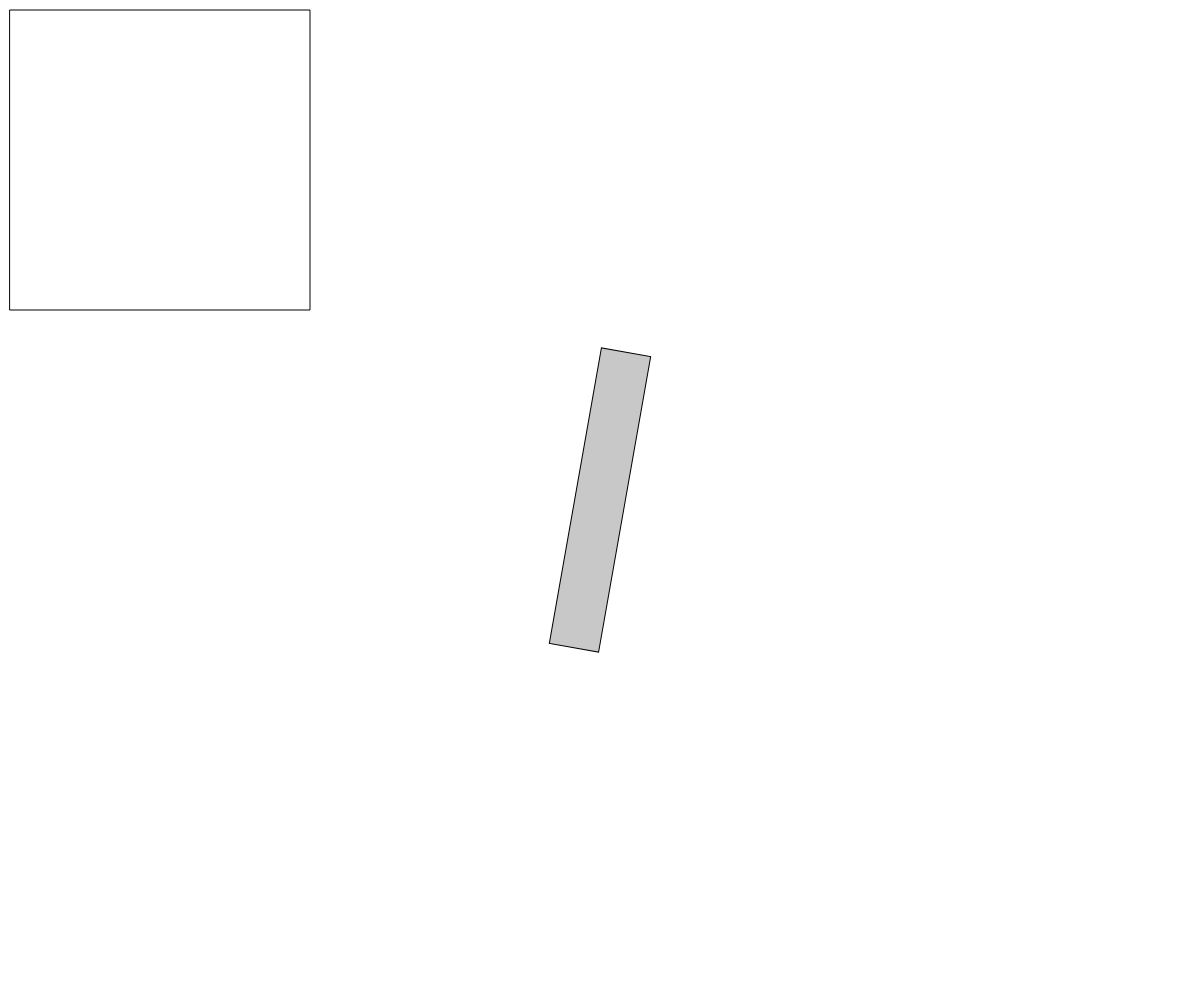
Frame 1 (no input)
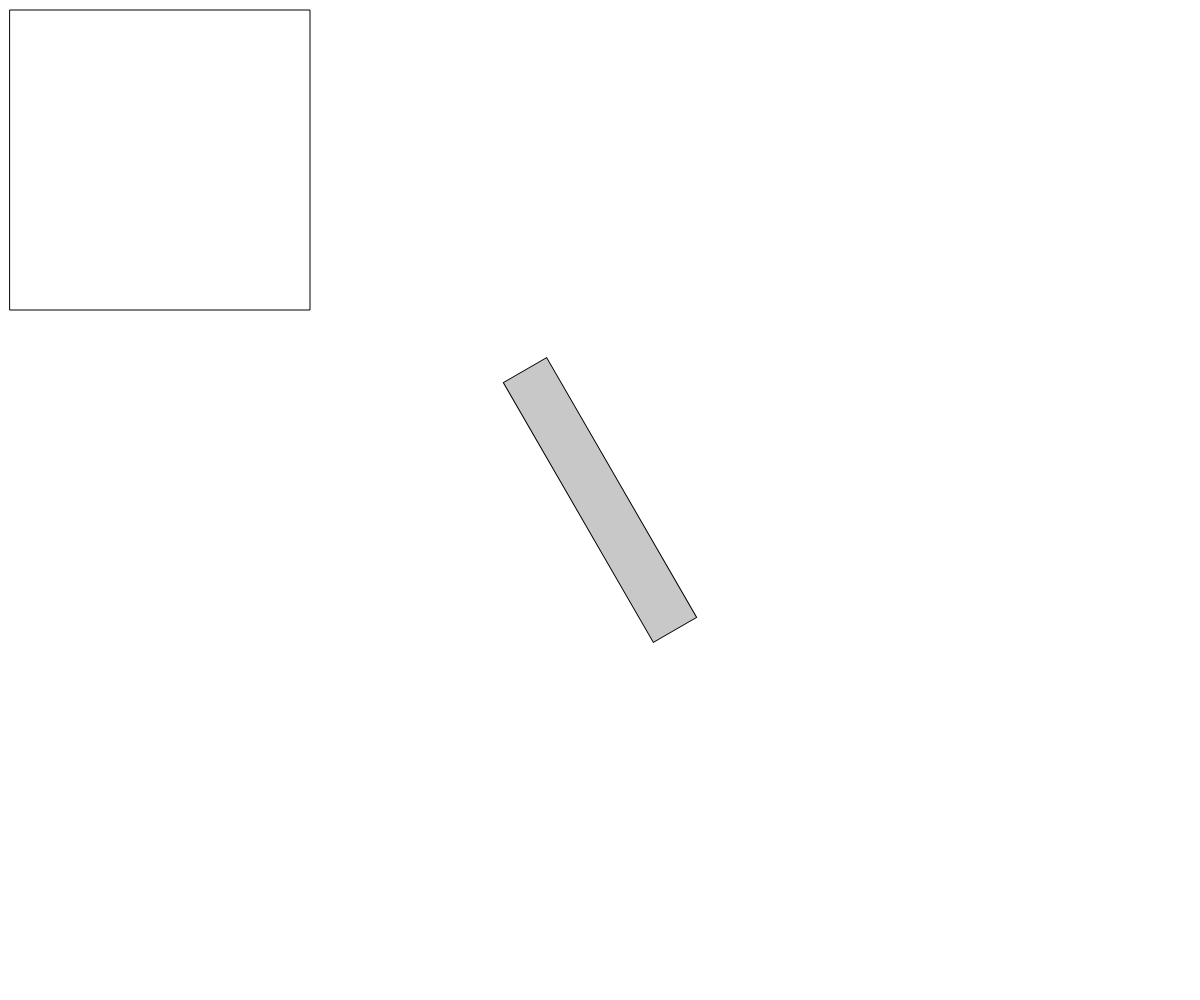
Frame 60 (no input)
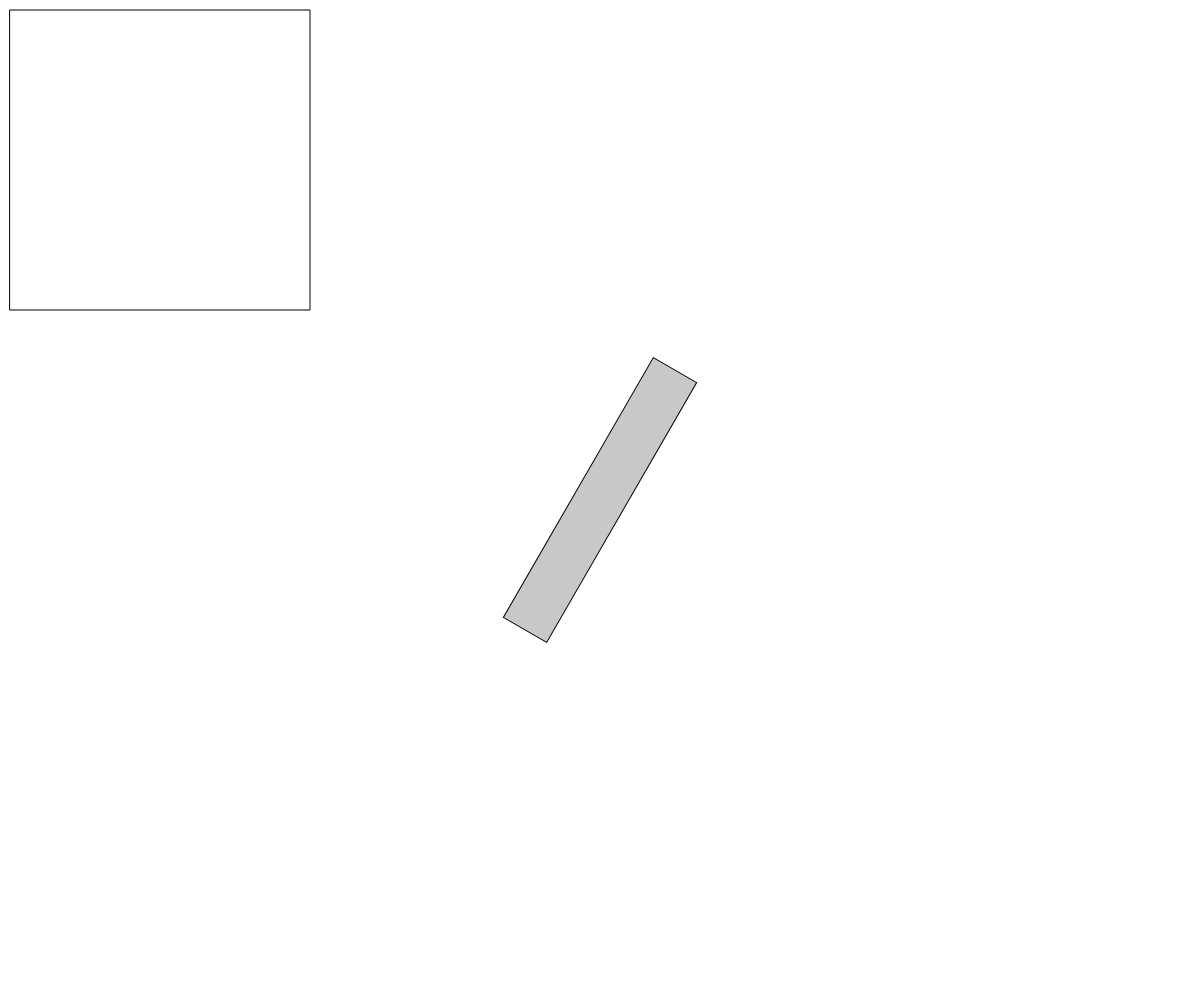
Frame 120 (the mouse pressed at the canvas centre since frame 60)

The p5.js sketch that drew these frames (run headless with seeded random() and noise() and a simulated clock; from frame 60 on, the mouse is pressed at the canvas centre):

// p5.js sketch
// ── sketch.js
// p5js template project - replace with project title
// Dan Schellenberg - replace with your name
// Feb 2, 2018 - replace with the date




function setup() {
  createCanvas(windowWidth, windowHeight);
}

function draw() {
  background(255);
  push();
  translate(width/2,height/2);
  angleMode(DEGREES);
  rotate(frameCount * 1000);
  rectMode(CENTER);
  fill(200);
  rect(0,0,300,50);
  pop();
  rect(10,10,300,300);
}
